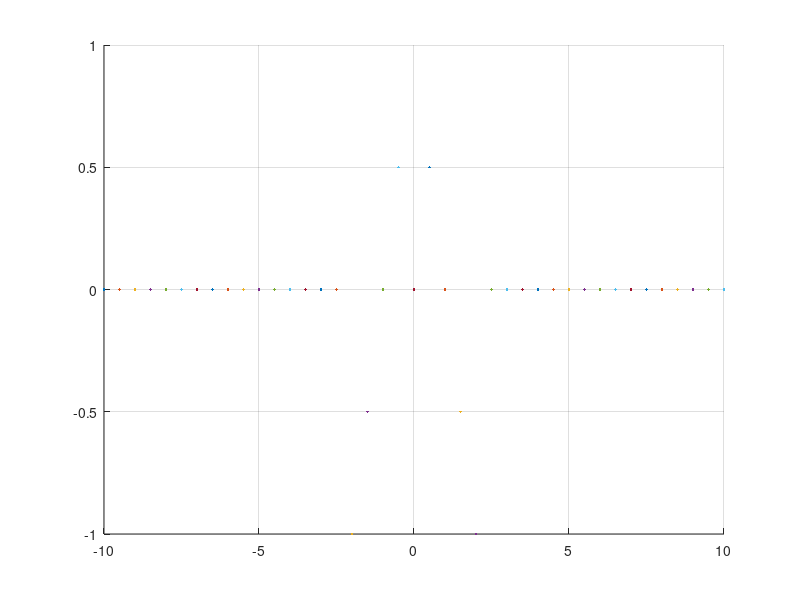

MATLAB code for this plot:
clc
close all
clear all
for x=-10:0.5:10
if (x>0&&x<=2)
    y=-x+1;
else if (x>=-2&&x<0)
    y=x+1;
else 
    y=0;
end
end
hold on;
grid on;
plot(x,y);
end